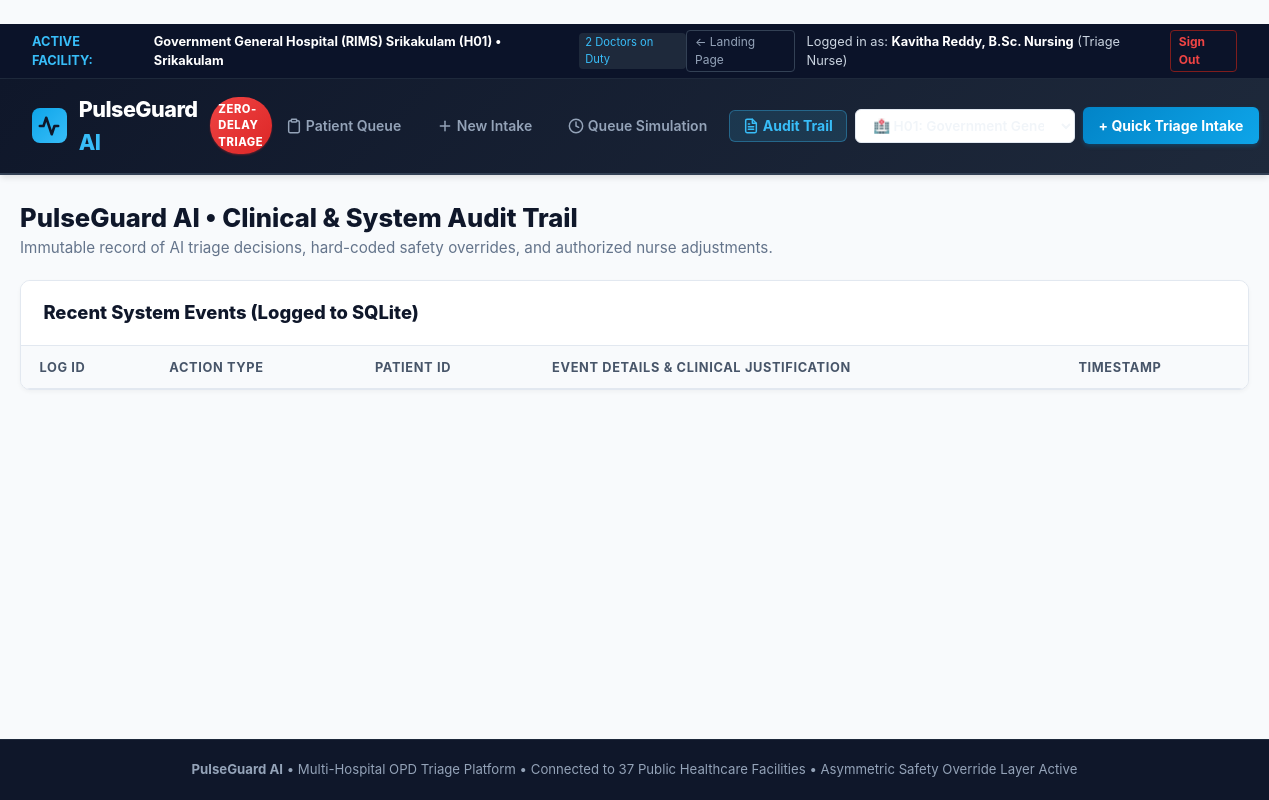
/audit (signed in), run on the app's committed database.
### tables this page shows
CREATE TABLE hospitals (
            hospital_id TEXT PRIMARY KEY,
            name TEXT NOT NULL,
            code TEXT NOT NULL,
            city TEXT,
            state TEXT,
            facility_type TEXT DEFAULT 'Government General Hospital',
            doctors_on_duty INTEGER DEFAULT 2,
            daily_walkins INTEGER DEFAULT 800,
            active_surge_mode INTEGER DEFAULT 0,
            created_at TIMESTAMP DEFAULT CURRENT_TIMESTAMP
        , district TEXT);

### app.py (the view)
@app.route("/audit")
@login_required
def audit():
    hospital_id = session.get("hospital_id")
    audit_logs = db.get_audit_trail(limit=100, hospital_id=hospital_id)
    return render_template("audit.html", audit_logs=audit_logs)

### app.py (called while the page is built)
@app.context_processor
def inject_hospital_and_user_context():
    user = session.get("user")
    hospital_id = session.get("hospital_id", "HOSP_01")
    current_hospital = db.get_hospital_by_id(hospital_id)
    all_hospitals = db.get_all_hospitals()
    return {
        "current_user": user,
        "current_hospital": current_hospital,
        "all_hospitals": all_hospitals,
    }

def login_required(f):
    @wraps(f)
    def decorated_function(*args, **kwargs):
        if "user" not in session:
            return redirect(url_for("login", next=request.url))
        return f(*args, **kwargs)
    return decorated_function

### modules/database.py (called while the page is built, shortened)
def get_connection(db_path: str = DB_PATH) -> sqlite3.Connection:
    conn = sqlite3.connect(db_path)
    conn.row_factory = sqlite3.Row
    return conn

def get_all_hospitals(db_path: str = DB_PATH) -> List[Dict[str, Any]]:
    conn = get_connection(db_path)
    cur = conn.cursor()
    cur.execute("SELECT * FROM hospitals ORDER BY hospital_id ASC")
    rows = cur.fetchall()
    conn.close()
    return [dict(r) for r in rows]

def get_hospital_by_id(hospital_id: str, db_path: str = DB_PATH) -> Optional[Dict[str, Any]]:
    conn = get_connection(db_path)
    cur = conn.cursor()
    cur.execute("SELECT * FROM hospitals WHERE hospital_id = ?", (hospital_id,))
    row = cur.fetchone()
    conn.close()
    return dict(row) if row else None

def get_audit_trail(limit: int = 50, hospital_id: Optional[str] = None, db_path: str = DB_PATH) -> List[Dict[str, Any]]:
    conn = get_connection(db_path)
    cur = conn.cursor()
    if hospital_id and hospital_id != "ALL":
        cur.execute("""
            SELECT a.*, h.name as hospital_name
            FROM audit_logs a
            LEFT JOIN hospitals h ON a.hospital_id = h.hospital_id
            WHERE a.hospital_id = ?
            ORDER BY a.created_at DESC LIMIT ?
        """, (hospital_id, limit))
    rows = cur.fetchall()
    conn.close()
    return [dict(r) for r in rows]

### templates/audit.html (shortened to what this page needs)
﻿{% extends "base.html" %}
{% block content %}
<div style="margin-bottom: 1.25rem;">
  <h2 style="font-size: 1.6rem; font-weight: 800;">PulseGuard AI &bull; Clinical &amp; System Audit Trail</h2>
  <p style="color: var(--text-muted); font-size: 0.95rem;">
    Immutable record of AI triage decisions, hard-coded safety overrides, and authorized nurse adjustments.
  </p>
</div>
<div class="table-card">
  <div class="table-header">
    <div class="table-title">Recent System Events (Logged to SQLite)</div>
  </div>
  <div style="overflow-x: auto;">
    <table>
      <thead>
        <tr>
          <th>Log ID</th>
          <th>Action Type</th>
          <th>Patient ID</th>
          <th>Event Details &amp; Clinical Justification</th>
          <th>Timestamp</th>
        </tr>
      </thead>
    </table>
  </div>
</div>
{% endblock %}

### templates/base.html (shortened to what this page needs)
<!DOCTYPE html>
<html lang="en">
<head>
  <link rel="stylesheet" href="{{ url_for('static', filename='css/style.css') }}">
</head>
<body>
  <div style="background-color: #0b1329; color: #94a3b8; padding: 0.35rem 2rem; font-size: 0.8rem; display: flex; justify-content: space-between; align-items: center; border-bottom: 1px solid #1e293b;">
    <div style="display: flex; align-items: center; gap: 0.75rem;">
      <span style="color: #38bdf8; font-weight: 700;">ACTIVE FACILITY:</span>
      {% if current_hospital %}
        <span style="color: #ffffff; font-weight: 700;">{{ current_hospital.name }} ({{ current_hospital.code }}) &bull; {{ current_hospital.city }}</span>
      {% else %}
        <span style="color: #ffffff;">Network Central Gateway</span>
      {% endif %}
      <span style="background: #1e293b; color: #38bdf8; padding: 0.1rem 0.4rem; border-radius: 4px; font-size: 0.7rem;">2 Doctors on Duty</span>
    </div>
    <div style="display: flex; align-items: center; gap: 0.75rem;">
      <a href="{{ url_for('landing') }}" style="color: #94a3b8; text-decoration: none; font-size: 0.75rem; border: 1px solid #334155; padding: 0.15rem 0.5rem; border-radius: 4px; transition: color 0.2s;" onmouseover="this.style.color='#38bdf8'" onmouseout="this.style.color='#94a3b8'">&larr; Landing Page</a>
      {% if current_user %}
        <span style="color: #cbd5e1;">Logged in as: <strong style="color: #ffffff;">{{ current_user.full_name }}</strong> ({{ current_user.role }})</span>
        <a href="{{ url_for('logout') }}" style="color: #ef4444; text-decoration: none; font-weight: 700; font-size: 0.75rem; border: 1px solid #7f1d1d; padding: 0.15rem 0.5rem; border-radius: 4px;">Sign Out</a>
      {% else %}
        <a href="{{ url_for('login') }}" style="color: #38bdf8; text-decoration: none; font-weight: 700;">Staff Login &rarr;</a>
      {% endif %}
    </div>
  </div>
  <header class="navbar">
    <a href="{{ url_for('landing') }}" class="nav-brand" title="PulseGuard AI Home">
      <div class="brand-icon">
        <svg width="22" height="22" viewBox="0 0 24 24" fill="none" stroke="currentColor" stroke-width="2.8" stroke-linecap="round" stroke-linejoin="round">
          <path d="M22 12h-4l-3 9L9 3l-3 9H2"/>
        </svg>
      </div>
      <span>PulseGuard <span style="color: #38bdf8;">AI</span></span>
      <span class="brand-badge">Zero-Delay Triage</span>
    </a>
    <nav class="nav-links">
      <a href="{{ url_for('index') }}" class="nav-link {% if request.endpoint == 'index' %}active{% endif %}">
        Patient Queue
      </a>
      <a href="{{ url_for('intake') }}" class="nav-link {% if request.endpoint == 'intake' %}active{% endif %}">
        <svg width="16" height="16" viewBox="0 0 24 24" fill="none" stroke="currentColor" stroke-width="2.2" stroke-linecap="round" stroke-linejoin="round" style="vertical-align: -2px; margin-right: 4px;"><line x1="12" y1="5" x2="12" y2="19"></line><line x1="5" y1="12" x2="19" y2="12"></line></svg>
        New Intake
      </a>
      <a href="{{ url_for('simulation') }}" class="nav-link {% if request.endpoint == 'simulation' %}active{% endif %}">
        <svg width="16" height="16" viewBox="0 0 24 24" fill="none" stroke="currentColor" stroke-width="2.2" stroke-linecap="round" stroke-linejoin="round" style="vertical-align: -2px; margin-right: 4px;"><circle cx="12" cy="12" r="10"></circle><polyline points="12 6 12 12 16 14"></polyline></svg>
        Queue Simulation
      </a>
      <a href="{{ url_for('audit') }}" class="nav-link {% if request.endpoint == 'audit' %}active{% endif %}">
        Audit Trail
      </a>
      {% if all_hospitals %}
        <div style="position: relative; display: inline-block;">
          <select onchange="window.location.href='/switch-hospital/' + this.value" class="table-select facility-nav-select" title="Switch active government hospital">
            {% for h in all_hospitals %}
              <option value="{{ h.hospital_id }}" {% if current_hospital and current_hospital.hospital_id == h.hospital_id %}selected{% endif %}>
                🏥 {{ h.code }}: {{ h.name }}
              </option>
            {% endfor %}
          </select>
        </div>
      {% endif %}
      <a href="{{ url_for('intake') }}" class="nav-btn">+ Quick Triage Intake</a>
    </nav>
  </header>
  <main class="container">
    {% block content %}{% endblock %}
  </main>
  <footer>
    <p><strong>PulseGuard AI</strong> &bull; Multi-Hospital OPD Triage Platform &bull; Connected to {{ all_hospitals|length if all_hospitals else '5' }} Public Healthcare Facilities &bull; Asymmetric Safety Override Layer Active</p>
  </footer>
</body>
</html>

### static/css/style.css (style rules this page uses)
:root { --primary: #0284c7; --primary-hover: #0369a1; --primary-dark: #0c4a6e; --accent: #0ea5e9; --bg-main: #f8fafc; --bg-card: #ffffff; --text-main: #0f172a; --text-muted: #64748b; --border: #e2e8f0; --triage-l1: #dc2626; --triage-l2: #ea580c; --triage-l3: #d97706; --triage-l4: #2563eb; --triage-l5: #16a34a; --triage-ab: #9333ea; }
* { box-sizing: border-box; margin: 0; padding: 0; font-family: -apple-system, BlinkMacSystemFont, "Segoe UI", Roboto, Helvetica, Arial, sans-serif; }
body { background-color: var(--bg-main); color: var(--text-main); line-height: 1.5; min-height: 100vh; display: flex; flex-direction: column; }
.navbar { background: linear-gradient(135deg, #0f172a 0%, #1e293b 100%); color: #ffffff; padding: 0.9rem 2rem; display: flex; justify-content: space-between; align-items: center; border-bottom: 2px solid #334155; box-shadow: 0 4px 6px -1px rgba(0,0,0,0.1); }
.nav-brand { display: flex; align-items: center; gap: 0.75rem; font-size: 1.35rem; font-weight: 800; letter-spacing: -0.025em; color: #ffffff; text-decoration: none; }
.brand-icon { background: linear-gradient(135deg, #0ea5e9, #38bdf8); color: #0f172a; padding: 0.4rem; border-radius: 8px; display: flex; align-items: center; justify-content: center; }
.brand-badge { background: linear-gradient(135deg, #ef4444, #dc2626); color: white; padding: 0.2rem 0.55rem; border-radius: 9999px; font-size: 0.7rem; font-weight: 800; text-transform: uppercase; letter-spacing: 0.05em; box-shadow: 0 1px 2px rgba(220, 38, 38, 0.4); }
.nav-links { display: flex; gap: 0.5rem; align-items: center; flex-wrap: nowrap; }
.nav-link { color: #94a3b8; text-decoration: none; font-size: 0.875rem; font-weight: 600; padding: 0.45rem 0.8rem; border-radius: 6px; transition: all 0.15s ease-in-out; white-space: nowrap; display: inline-flex; align-items: center; border: 1px solid transparent; line-height: 1; }
.nav-link.active { color: #38bdf8; background-color: rgba(56, 189, 248, 0.14); border-color: rgba(56, 189, 248, 0.35); font-weight: 700; }
.facility-nav-select { background: #1e293b; color: #f1f5f9; border: 1px solid #475569; font-weight: 600; font-size: 0.82rem; padding: 0.4rem 0.65rem; border-radius: 6px; max-width: 220px; cursor: pointer; white-space: nowrap; }
.nav-btn { background: linear-gradient(135deg, #0284c7, #0ea5e9); color: white; padding: 0.5rem 1rem; border-radius: 6px; text-decoration: none; font-weight: 700; font-size: 0.875rem; box-shadow: 0 2px 4px rgba(2, 132, 199, 0.3); transition: all 0.2s; white-space: nowrap; }
.container { max-width: 1400px; margin: 1.5rem auto; padding: 0 1.25rem; flex: 1; width: 100%; }
.table-card { background: var(--bg-card); border-radius: 10px; border: 1px solid var(--border); box-shadow: 0 2px 4px rgba(0,0,0,0.04); overflow: hidden; }
.table-header { padding: 1.15rem 1.4rem; border-bottom: 1px solid var(--border); display: flex; justify-content: space-between; align-items: center; flex-wrap: wrap; gap: 0.85rem; background-color: #ffffff; }
.table-title { font-size: 1.15rem; font-weight: 800; color: #0f172a; }
.table-select { padding: 0.45rem 0.85rem; border-radius: 6px; border: 1px solid var(--border); font-size: 0.85rem; background-color: white; outline: none; }
table { width: 100%; border-collapse: collapse; text-align: left; }
th { background-color: #f8fafc; padding: 0.85rem 1.15rem; font-size: 0.8rem; font-weight: 700; color: #475569; text-transform: uppercase; letter-spacing: 0.05em; border-bottom: 1.5px solid var(--border); }
input, select, textarea { padding: 0.6rem 0.85rem; border: 1.5px solid var(--border); border-radius: 6px; font-size: 0.95rem; outline: none; transition: all 0.2s; background-color: #ffffff; }
footer { background-color: #0f172a; color: #94a3b8; padding: 1.25rem; text-align: center; font-size: 0.825rem; border-top: 1px solid #1e293b; margin-top: 2rem; }

### data on the page
hospitals: name "Government General Hospital (RIMS) Srikakulam", code "H01", city "Srikakulam"

### other printed values
{{ current_user.full_name }} "Kavitha Reddy, B.Sc. Nursing"
{{ current_user.role }} "Triage Nurse"
{{ all_hospitals|length if all_hospitals else '5' }} "37"
